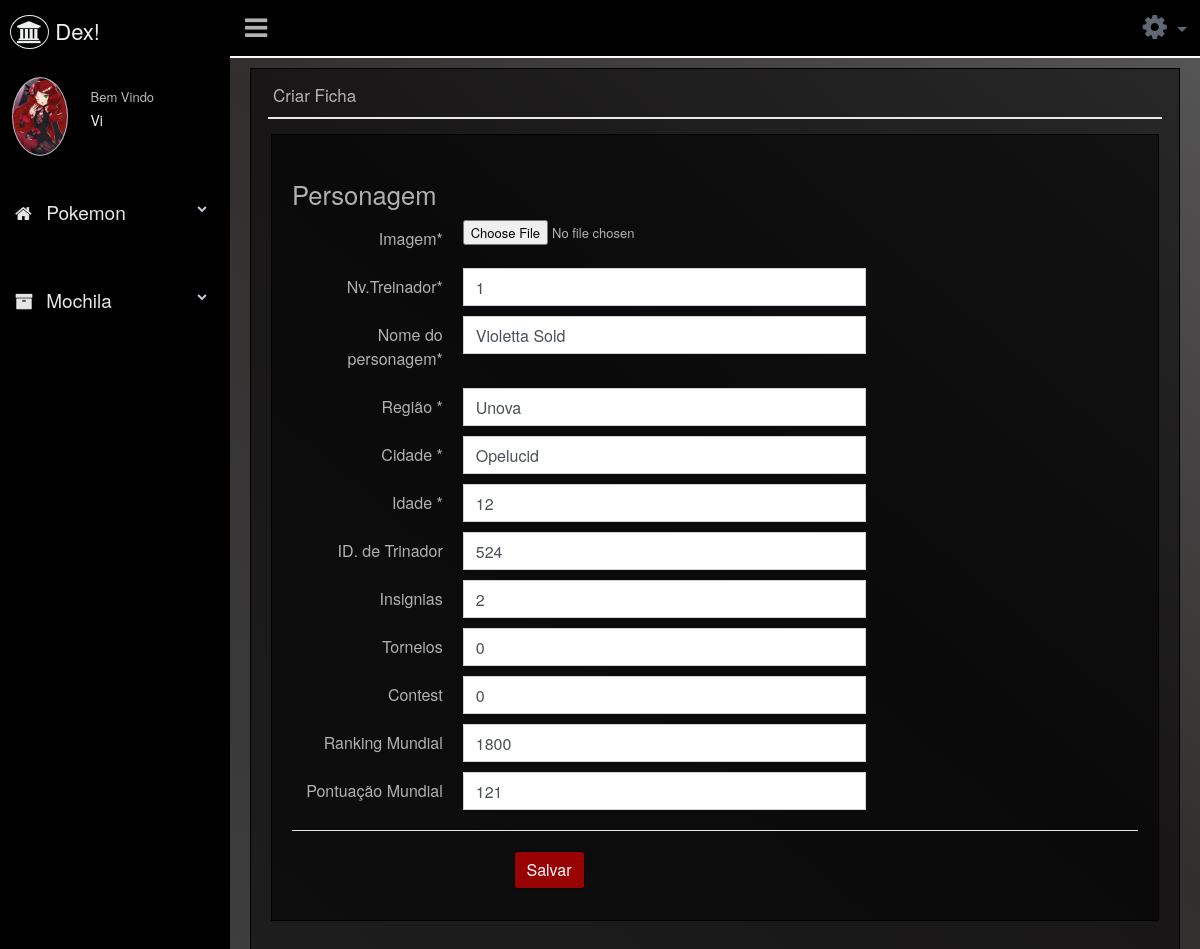
The page /editar_per.php (signed in) on the database as committed earlier.
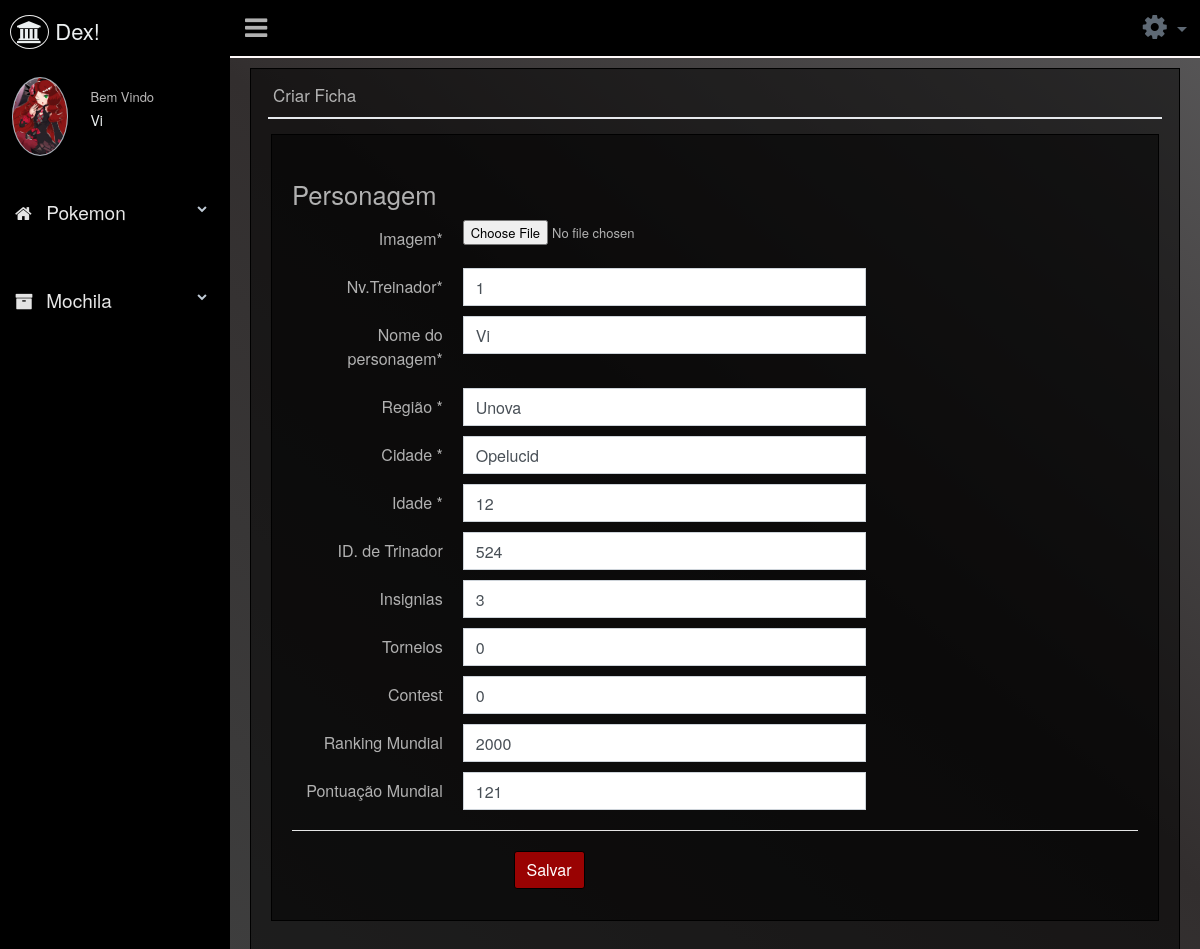
The same page on the database as committed later.
### tables this page shows
CREATE TABLE `persona` (
  `id_persona` int(10) NOT NULL,
  `id_per` int(10) DEFAULT NULL,
  `nv_treinador` int(2) DEFAULT 1,
  `nomeper` varchar(20) DEFAULT NULL,
  `regiao` varchar(20) DEFAULT NULL,
  `cidade` varchar(20) DEFAULT NULL,
  `idade` int(4) DEFAULT NULL,
  `mtrei` varchar(20) NOT NULL,
  `id_trei` varchar(4) DEFAULT NULL,
  `mundial` varchar(4) DEFAULT NULL,
  `pt_mundial` int(10) NOT NULL DEFAULT 0,
  `insig` varchar(4) DEFAULT NULL,
  `torneios` varchar(3) NOT NULL DEFAULT '''0''',
  `contest` varchar(3) NOT NULL DEFAULT '''0''',
  `hp` varchar(4) NOT NULL DEFAULT '20',
  `stamina` varchar(4) NOT NULL DEFAULT '20',
  `determinacao` varchar(4) NOT NULL DEFAULT '20',
  `altura` varchar(3) NOT NULL,
  `peso` varchar(3) NOT NULL,
  `dex` int(11) NOT NULL
);

### helpers/funcao.php (called while the page is built, shortened)
<?php
  function fichaPer(){
  $id = $_SESSION['id'];
  $sql = "SELECT * FROM persona p LEFT JOIN personagem d ON p.id_per = d.id where id_per=$id;";
  $result = mysqli_query($_SESSION['conexao'],$sql);
  $linha = mysqli_fetch_array($result, MYSQLI_ASSOC);
  return $linha;
}
?>

### editar_per.php (the view, shortened to what the changed rows need)
<?php
include_once("layout/head.php");
$fichaPer=fichaPer();
?>
        <div class="right_col" role="main">
          <div class="">
            <div class="row">
              <div class="col-md-12 col-sm-12  ">
                <div class="x_panel">
                  <div class="x_title">
                    <h2>Criar Ficha</h2>
                  </div>
                  <div class="x_content">
                      <div class="x_panel">
                        <div class="x_content" style="display: block;">
                          <br>
                          <form action="editar_per.php" method="POST" id="demo-form2" enctype="multipart/form-data" class="form-horizontal form-label-left" >
                            <h2>Personagem</h2>
                            <div class="item form-group">
                              <div class="col-md-6 col-sm-6 ">
                                <input type="text" id="first-name" class="form-control " name="nomeper"  value="<?php echo $fichaPer['nv_treinador']; ?>">
                              </div>
                            </div>
                            <div class="item form-group">
                              <div class="col-md-6 col-sm-6 ">
                                <input type="text" id="first-name" class="form-control " name="nomeper"  value="<?php echo $fichaPer['nomeper']; ?>">
                              </div>
                            </div>
                            <div class="item form-group">
                              <div class="col-md-6 col-sm-6 ">
                                <input type="text" id="last-name" name="regiao" required="required" class="form-control" value="<?php echo $fichaPer['regiao']; ?>">
                              </div>
                            </div>
                            <div class="item form-group">
                              <div class="col-md-6 col-sm-6 ">
                                <input type="text" id="last-name" name="cidade" required="required" class="form-control" value="<?php echo $fichaPer['cidade']; ?>">
                              </div>
                            </div>
                            <div class="item form-group">
                              <div class="col-md-6 col-sm-6 ">
                                <input type="text" id="last-name" name="idade" required="required" class="form-control" value="<?php echo $fichaPer['idade']; ?>">
                              </div>
                            </div>
                            <div class="item form-group">
                              <div class="col-md-6 col-sm-6 ">
                                <input id="middle-name" class="form-control" type="text" name="id_trei" value="<?php echo $fichaPer['id_trei']; ?>">
                              </div>
                            </div>
                            <div class="item form-group">
                              <div class="col-md-6 col-sm-6 ">
                                <input id="middle-name" class="form-control" type="text" name="insig" value="<?php echo $fichaPer['insig']; ?>">
                              </div>
                            </div>
                            <div class="item form-group">
                              <div class="col-md-6 col-sm-6 ">
                                <input id="middle-name" class="form-control" type="text" name="torneios" value="<?php echo $fichaPer['torneios']; ?>">
                              </div>
                            </div>
                            <div class="item form-group">
                              <div class="col-md-6 col-sm-6 ">
                                <input id="middle-name" class="form-control" type="text" name="contest" value="<?php echo $fichaPer['contest']; ?>">
                              </div>
                            </div>
                            <div class="item form-group">
                              <div class="col-md-6 col-sm-6 ">
                                <input id="middle-name" class="form-control" type="text" name="mundial" value="<?php echo $fichaPer['mundial']; ?>">
                              </div>
                            </div>
                            <div class="item form-group">
                              <div class="col-md-6 col-sm-6 ">
                                <input id="middle-name" class="form-control" type="text" name="pt_mundial" value="<?php echo $fichaPer['pt_mundial']; ?>">
                              </div>
                            </div>
                          </form>
                        </div>
                      </div>
                  </div>
                </div>
              </div>
            </div>
          </div>
        </div>
<?php
include_once("layout/footer.php");
?>

Rows that differ between the two databases and show on the page:
changed persona "Unova": nomeper "Violetta Sold" → "Vi"; insig "2" → "3"; mundial "1800" → "2000"
